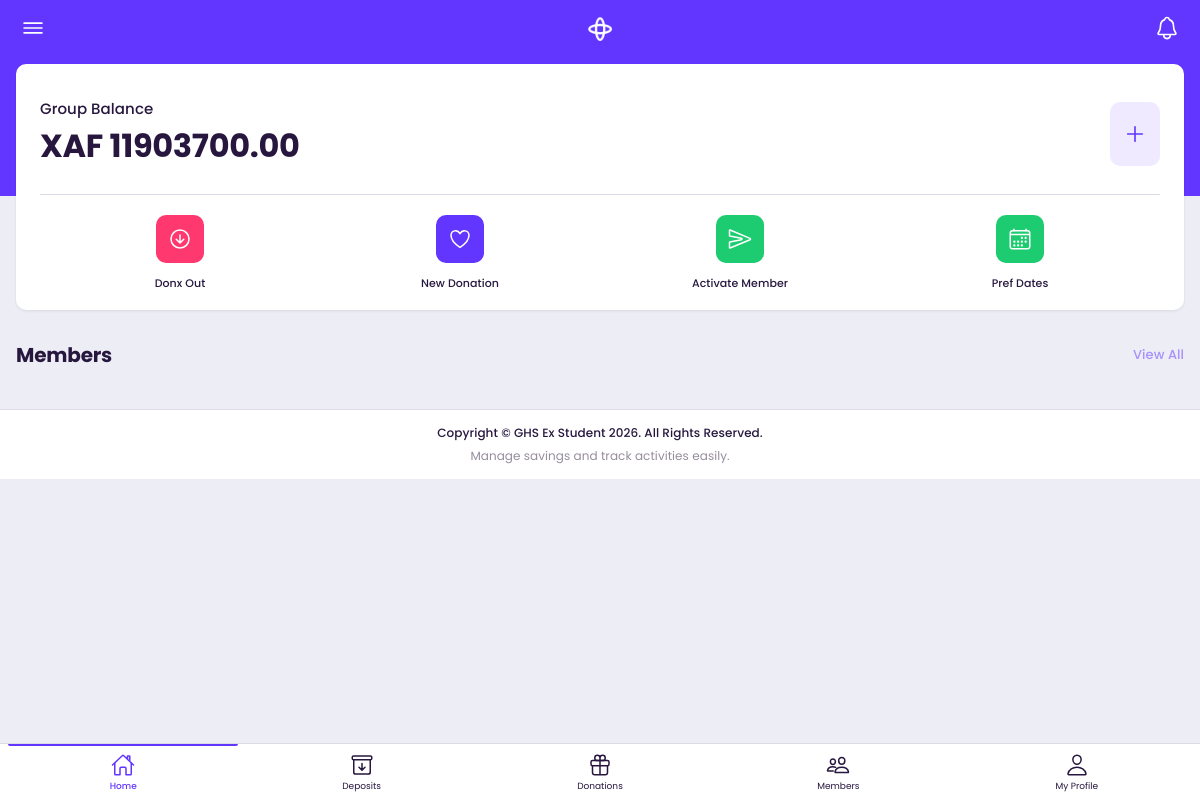
Page /members_dashboard (signed in) on the earlier database version.
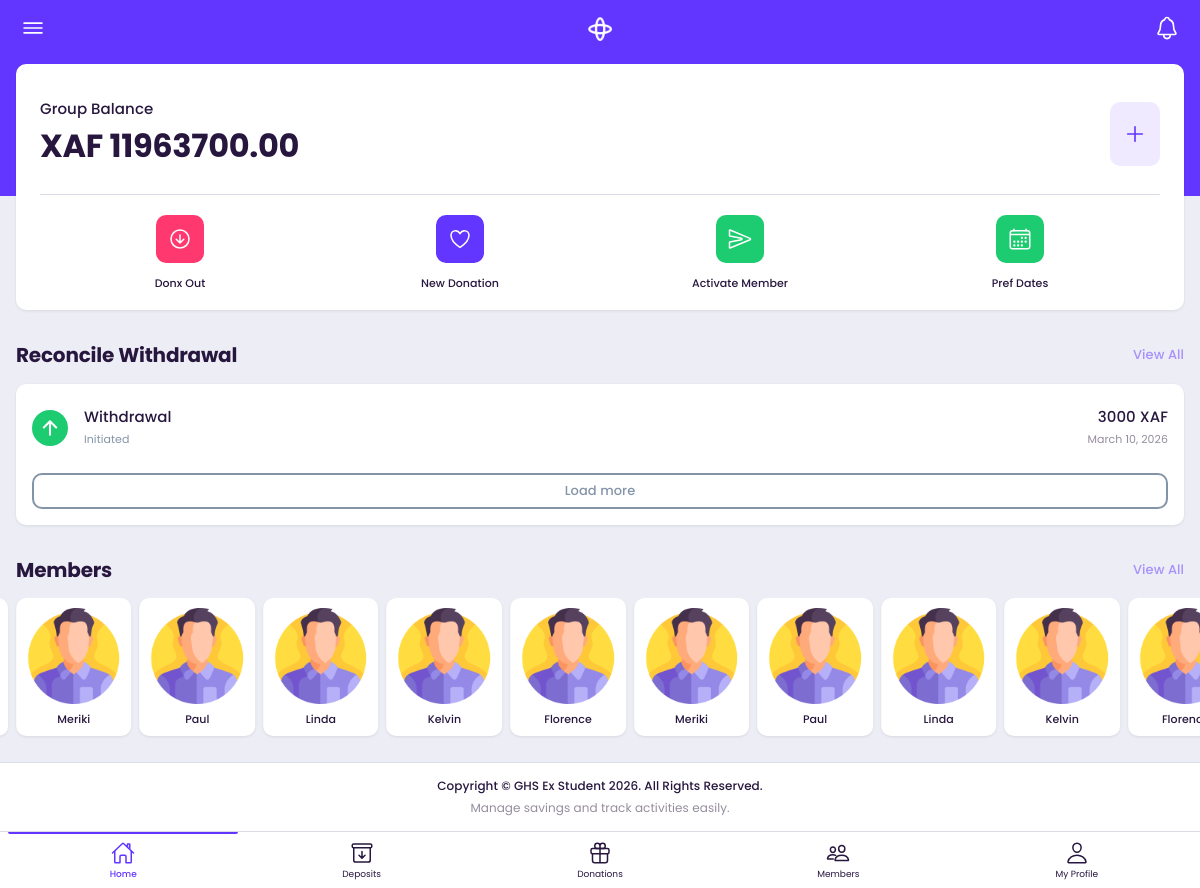
Same page on the later database version.
### members/models.py (models this page shows)
class Withdrawal(models.Model):
    member = models.ForeignKey(User,on_delete=models.CASCADE,null=True,blank=True)
    amount=models.DecimalField(max_digits=11,decimal_places=0,default=0,blank=True,null=True)
    momoName = models.CharField(max_length=250,default="0",null=True,blank=True)
    momoNumber = models.CharField(max_length=250,default="0",null=True,blank=True)
    withdrawalStatus = models.CharField(max_length=250,default="0",null=True,blank=True)
    transactionType = models.CharField(max_length=250,default="Withdrawal",null=True,blank=True)
    POPs = models.FileField(upload_to="Withdrawal/", null=True, blank=True)
    created_at = models.DateTimeField(auto_now_add=True)
    updated_at = models.DateTimeField(auto_now=True)

### k12auth/models.py (models this page shows, shortened)
class User(AbstractUser):
    is_member = models.BooleanField(default=False,blank=True,null=True)
    is_cashier = models.BooleanField(default=False,blank=True,null=True)
    is_manager = models.BooleanField(default=False,blank=True,null=True)
    is_admin = models.BooleanField(default=False,blank=True,null=True)
    membershipTitle = models.CharField(max_length=200,default=0,null=True,blank=True)
    position = models.CharField(max_length=200,default=0,null=True,blank=True)
    profilePicture = models.FileField(upload_to="ProfilePictures/", null=True, blank=True)
    class Meta(AbstractUser.Meta):
       swappable = 'AUTH_USER_MODEL'

### k12auth/views.py (the view)
# urls.py: path('members_dashboard', views.member_dashboard, name='member_dashboard'),
@login_required(login_url="/login")
def member_dashboard(request):
    members_instance=User.objects.filter( Q(is_member=True,is_staff=False) | Q(is_member=False,is_staff=False) )
    username = request.user.username
    mainUserInstance = User.objects.get(username=settings.MAIN_GROUP_NUMBER)
    select_members_instance=User.objects.get(username=username)
    mainAccountBalance = Account.objects.filter(member=mainUserInstance).values_list('mainAccountBalance', flat=True).first()
    membersBalance = Account.objects.filter(member=select_members_instance).values_list('memberBalance',flat=True).first()
    troubleFundsBalance = Account.objects.filter(member=mainUserInstance).values_list('troubleFundsBalance',flat=True).first()
    groupRegistrationAmount = Account.objects.filter(member=select_members_instance).values_list('registrationAmount',flat=True).first()
    transaction_log = Transaction.objects.filter(member=select_members_instance).order_by('-created_at')[:5]
    toBeReconcileTransaction = Transaction.objects.filter(transactionStatus="Initiated",transactionType="Deposit").order_by('-created_at')[:10]
    toBeWithdrawalTransaction = Withdrawal.objects.filter(withdrawalStatus="Initiated").order_by('-created_at')[:10]
    data = {
        'members_instance':members_instance,
        'mainAccountBalance':mainAccountBalance,
        'membersBalance':membersBalance,
        'troubleFundsBalance':troubleFundsBalance,
        'groupRegistrationAmount':groupRegistrationAmount,
        'transaction_log':transaction_log,
        'toBeReconcileTransaction':toBeReconcileTransaction,
        'toBeWithdrawalTransaction':toBeWithdrawalTransaction
    }
    return render(request,'members/dashboard.html',context=data)

### templates/members/dashboard.html (shortened to what this page needs)
{% load static %}
<!doctype html>
<html lang="en">
{% include "ext/header.html" %}
<body>
    <div class="appHeader bg-primary text-light">
        <div class="left">
            <a href="#" class="headerButton" data-bs-toggle="modal" data-bs-target="#sidebarPanel">
                <ion-icon name="menu-outline"></ion-icon>
            </a>
        </div>
        <div class="pageTitle">
            <img src="{% static 'assets/img/loading-icon.png'  %} " alt="logo" class="logo">
        </div>
        <div class="right">
            <a href="/transactions" class="headerButton">
                <ion-icon class="icon" name="notifications-outline"></ion-icon>
            </a>
        </div>
    </div>
    <div id="appCapsule">
        <div class="section wallet-card-section pt-1">
            <div class="wallet-card">
                <div class="balance">
                    <div class="left">
                        <span class="title">Group Balance</span>
                        <h1 class="total">XAF {{mainAccountBalance}}</h1>
                    </div>
                    <div class="right">
                        <a href="#" class="button" data-bs-toggle="modal" data-bs-target="#withdrawActionSheet">
                            <ion-icon name="add-outline"></ion-icon>
                        </a>
                    </div>
                </div>
                {% if request.user.is_admin %}
                <div class="wallet-footer">
                    <div class="item">
                        <a href="/process_donation_withdrawal" >
                            <div class="icon-wrapper bg-danger">
                                <ion-icon name="arrow-down-circle-outline"></ion-icon>
                            </div>
                            <strong>Donx Out</strong>
                        </a>
                    </div>
                    <div class="item">
                        <a href="/new_donation" >
                            <div class="icon-wrapper">
                               <ion-icon name="heart-outline"></ion-icon>
                            </div>
                            <strong>New Donation</strong>
                        </a>
                    </div>
                    <div class="item">
                        <a href="/unactivated_members">
                            <div class="icon-wrapper bg-success">
                                <ion-icon name="send-outline"></ion-icon>
                            </div>
                            <strong>Activate Member</strong>
                        </a>
                    </div>
                        <div class="item">
                        <a href="/delete_preference_Date">
                            <div class="icon-wrapper bg-success">
                                <ion-icon name="calendar-outline"></ion-icon>
                            </div>
                            <strong>Pref Dates</strong>
                        </a>
                    </div>
                </div>
                {% endif %}
            </div>
        </div>
{% if request.user.is_member %}
        <div class="section mt-4">
            <div class="section-heading">
                <h2 class="title">TRANSACTIONS</h2>
                <a href="/transactions" class="link">More</a>
            </div>
            <div class="card">
                <ul class="listview flush transparent no-line image-listview detailed-list mt-1 mb-1">
                    {% for eachTransaction in transaction_log %}
                    <li>
                        <a href="/transactions_details/{{eachTransaction.id}}" class="item">
                            <div class="icon-box bg-success">
                                <ion-icon name="arrow-up-outline"></ion-icon>
                            </div>
                            <div class="in">
                                <div>
                                    <strong>{{eachTransaction.transactionType}}</strong>
                                    {% if eachTransaction.transactionStatus == "Initiated" or eachTransaction.transactionStatus == "Rejected" or  eachTransaction.transactionStatus == "Fraud" %}
                                    <div class="text-small text-danger">{{eachTransaction.transactionStatus}} <ion-icon name="close-circle-outline"></ion-icon></div>
                                    {% else %}
                                    <div class="text-small text-primary">{{eachTransaction.transactionStatus}} <ion-icon name="checkmark-circle-outline"></ion-icon></div>
                                    {% endif %}
                                </div>
                                <div class="text-end">
                                    {% if eachTransaction.transactionStatus == "Rejected" or eachTransaction.transactionStatus == "Fraud"  %}
                                    <strong>+{{eachTransaction.amount}} XAF</strong>
                                    {% elif eachTransaction.transactionType == "Deposit" or eachTransaction.transactionType == "Recieving" or eachTransaction.transactionType == "Incoming" %}
                                    <strong>+{{eachTransaction.amount}} XAF</strong>
                                    {% elif eachTransaction.transactionType == "Donation" or  eachTransaction.transactionType == "Transfer" or eachTransaction.transactionType  == "Donx Withdrawal" or eachTransaction.transactionType == "Withdrawal" %}
                                    <strong>-{{eachTransaction.amount}} XAF</strong>
                                    {% endif %}
                                    <div class="text-small">
                                        {{eachTransaction.created_at}}
                                    </div>
                                </div>
                            </div>
                        </a>
                    </li>
                    {% endfor %}
                </ul>
                <div class="card-body pt-0">
                    <a href="/transactions" class="btn btn-block btn-outline-secondary">Load more</a>
                </div>
            </div>
        </div>
{% else %}
{% if toBeWithdrawalTransaction %}
        <div class="section mt-4">
            <div class="section-heading">
                <h2 class="title">Reconcile Withdrawal</h2>
                <a href="/transactions" class="link">View All</a>
            </div>
            <div class="card">
            <ul class="listview flush transparent no-line image-listview detailed-list mt-1 mb-1">
            {% for reconcileWithdrawal in toBeWithdrawalTransaction %}
                    <li>
                        <a href="/process_withdrawal_request/{{reconcileWithdrawal.id}}" class="item">
                            <div class="icon-box bg-success">
                                <ion-icon name="arrow-up-outline"></ion-icon>
                            </div>
                            <div class="in">
                                <div>
                                    <strong>Withdrawal</strong>
                                    <div class="text-small text-secondary">{{reconcileWithdrawal.withdrawalStatus}}</div>
                                </div>
                                <div class="text-end">
                                    <strong>{{reconcileWithdrawal.amount}} XAF</strong>
                                    <div class="text-small">
                                        {{reconcileWithdrawal.created_at.date}}
                                    </div>
                                </div>
                            </div>
                        </a>
                    </li>
            {% endfor %}
                </ul>
                <div class="card-body pt-0">
                    <a href="/transactions" class="btn btn-block btn-outline-secondary">Load more</a>
                </div>
            </div>
        </div>
{% endif %}
{% endif %}
        <div class="section full mt-4">
            <div class="section-heading padding">
                <h2 class="title">Members</h2>
                <a href="/member_list" class="link">View All</a>
            </div>
            <div class="carousel-small splide">
                <div class="splide__track">
                    <ul class="splide__list">
                        {% for eachMember in members_instance %}
                        <li class="splide__slide">
                            <a href="/member_details/{{eachMember.username}}">
                                <div class="user-card">
                                    <img src="{% static 'assets/img/photo.png'  %}"  alt="img" class="imaged w-100">
                                    <strong>{{eachMember.first_name}}</strong>
                                </div>
                            </a>
                        </li>
                        {% endfor %}
                    </ul>
                </div>
            </div>
        </div>
        <br>
        <div class="appFooter">
            <div class="footer-title">
                Copyright © GHS Ex Student 2026. All Rights Reserved.
            </div>
            Manage savings and track activities easily.
        </div>
    </div>
    {% include "members/app_buttom_menu.html" %}
</body>
</html>

### templates/ext/header.html (shortened to what this page needs)
{% load static %}
<head>
    <link rel="stylesheet" href="{% static 'assets/css/style.css'  %}">
    <link rel="stylesheet" href="{% static 'assets/css/pod.css'  %}">
</head>

### templates/members/app_loader.html (shortened to what this page needs)
    {% load static %}

### templates/members/app_buttom_menu.html (shortened to what this page needs)
{% if request.user.is_admin%}
    <div class="appBottomMenu">
        {% if "/members_dashboard" in request.path %}
        <a href="/members_dashboard" class="item active">
            <div class="col">
                <ion-icon name="home-outline"></ion-icon>
                <strong>Home</strong>
            </div>
        </a>
        {% endif %}
        {% if "/incoming_payment" in request.path %}
        <a href="/incoming_payment" class="item active" >
            <div class="col">
                <ion-icon name="archive-outline"></ion-icon>
                <strong>Payments</strong>
            </div>
        </a>
         {% else %}
        <a href="/incoming_payment" class="item" >
            <div class="col">
                <ion-icon name="archive-outline"></ion-icon>
                <strong>Deposits</strong>
            </div>
        </a>
         {% endif %}
        <a href="/donations" class="item">
            <div class="col">
                <ion-icon name="gift-outline"></ion-icon>
                <strong>Donations</strong>
            </div>
        </a>
        {% if "/member_list" in request.path %}
        <a href="/member_list" class="item active">
            <div class="col">
            <ion-icon name="people-outline"></ion-icon>
                <strong>Members</strong>
            </div>
        </a>
        {% else %}
        <a href="/member_list" class="item">
            <div class="col">
            <ion-icon name="people-outline"></ion-icon>
                <strong>Members</strong>
            </div>
        </a>
        {% endif %}
        {% if "/app_setting" in request.path %}
        <a href="/app_setting" class="item active">
            <div class="col">
                <ion-icon name="person-outline"></ion-icon>
                <strong>My Profile</strong>
            </div>
        </a>
        {% else %}
        <a href="/app_setting" class="item">
            <div class="col">
                <ion-icon name="person-outline"></ion-icon>
                <strong>My Profile</strong>
            </div>
        </a>
        {% endif %}
    </div>
{% endif %}

### templates/ext/footer.html (shortened to what this page needs)
{% load static %}

Differences in the rows shown:
added Withdrawal: withdrawalStatus "Initiated", amount "3000", created_at "March 10, 2026"
added User: first_name "Meriki"
added User: first_name "Paul"
added User: first_name "Linda"
added User: first_name "Kelvin"
added User: first_name "Florence"
Other differences:
{{ mainAccountBalance }}: "11903700.00" → "11963700.00"
text now shown: "Reconcile Withdrawal View All Load more"
